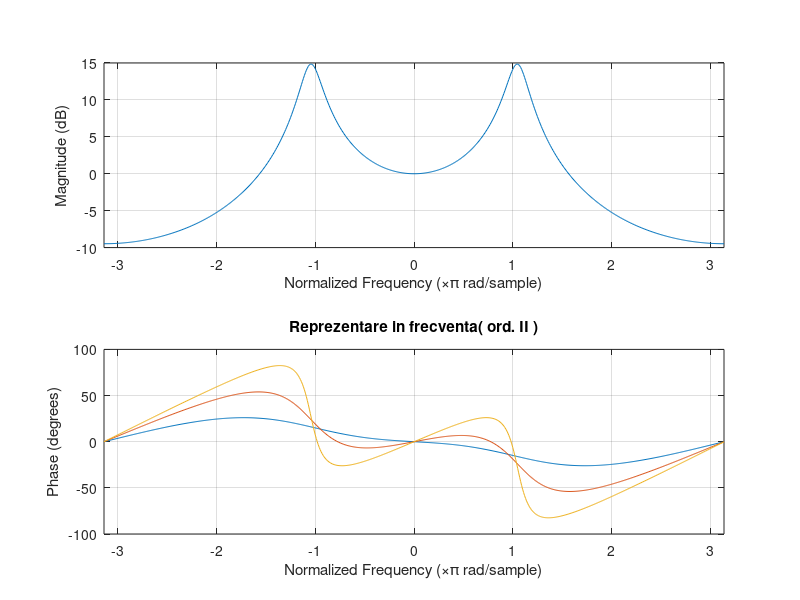
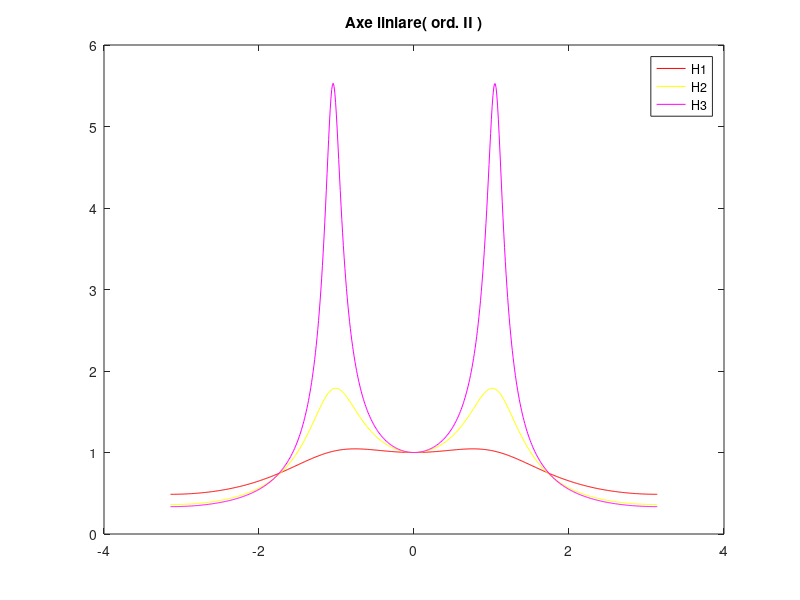
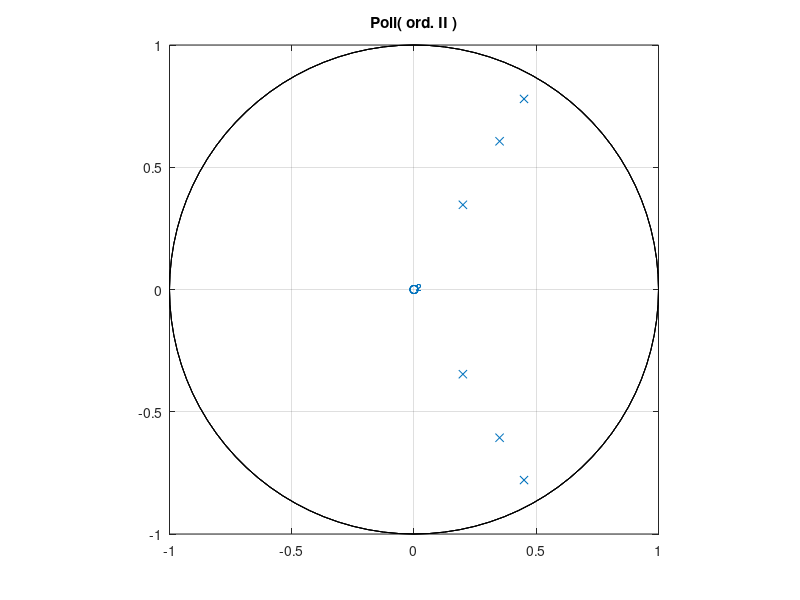

These figures' MATLAB source, in order:
clc ;
clear all ;
close all ;

theta = pi / 3 ;
omega = -pi : 0.01 : pi ;

% valorile lui r 
r1 = 0.4 ;
r2 = 0.7 ;
r3 = 0.9 ; 

% functiile de transfer ale filtrului
s = tf( 's' ) ;
h1 = [ 1 ( -2 ) * r1 * cos( theta ) r1 ^ 2 ] ;
h2 = [ 1 ( -2 ) * r2 * cos( theta ) r2 ^ 2 ] ;
h3 = [ 1 ( -2 ) * r3 * cos( theta ) r3 ^ 2 ] ;

H1 = abs( freqz( 1 + ( -2 ) * r1 * cos( theta ) + r1 ^ 2, h1, omega ) ) ;
H2 = abs( freqz( 1 + ( -2 ) * r2 * cos( theta ) + r2 ^ 2, h2, omega ) ) ;
H3 = abs( freqz( 1 + ( -2 ) * r3 * cos( theta ) + r3 ^ 2, h3, omega ) ) ;

figure
freqz( 1 + ( -2 ) * r1 * cos( theta ) + r1 ^ 2, h1, omega ) ; 
hold on
freqz( 1 + ( -2 ) * r2 * cos( theta ) + r2 ^ 2, h2, omega ) ;
hold on
freqz( 1 + ( -2 ) * r3 * cos( theta ) + r3 ^ 2, h3, omega ) ;
title( 'Reprezentare in frecventa( ord. II )' ) ;


figure
plot( omega, H1, 'r' ) ;
hold on
plot( omega, H2, 'y' ) ;
hold on
plot( omega, H3, 'm' ) ;
title( 'Axe liniare( ord. II )' ) ;
legend( 'H1', 'H2', 'H3' ) ;

figure
zplane( 1 + ( -2 ) * r1 * cos( theta ) + r1 ^ 2, h1 ) ;
hold on
zplane( 1 + ( -2 ) * r2 * cos( theta ) + r2 ^ 2, h2 ) ;
hold on
zplane( 1 + ( -2 ) * r3 * cos( theta ) + r3 ^ 2, h3 ) ;
hold on
title( 'Poli( ord. II )' ) ;
axis( [ -1 1 -1 1 ] ) ;

% G(0) = 1 / ( 1 + ( -2 ) * r * cos( theta ) + r ^ 2 ) care este constanta
% prin urmare G( z ) / G( 0 ) rep. functia G( z ) + o amplificare ;
% graficul va arata la fel, dar va fi pozitionat mai sus pe axe